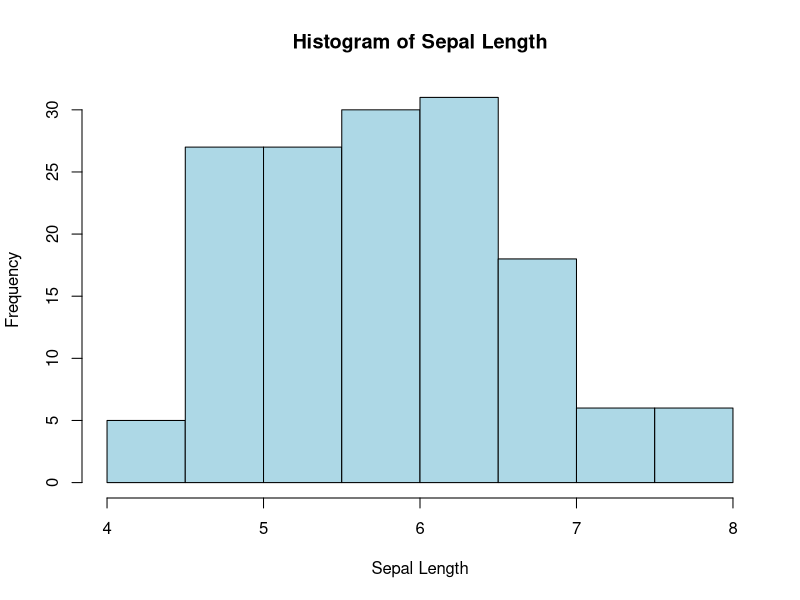
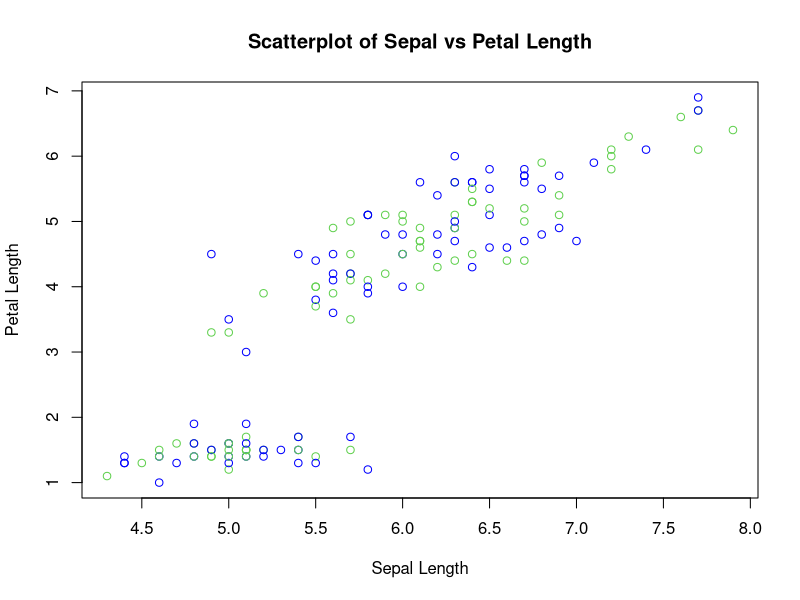
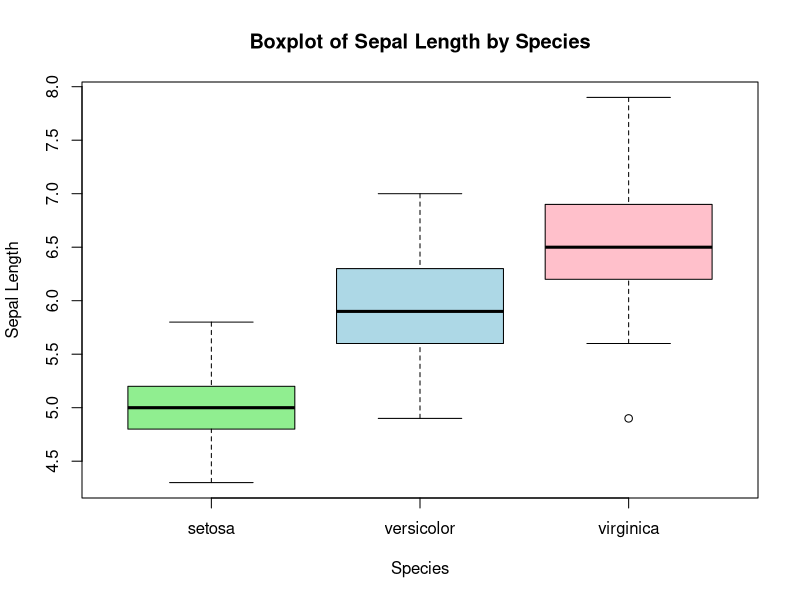

Write the R code that produced these figures, in order.
library(dplyr)
library(ggplot2)
library(modeest) # for mode
# Load dataset
data("iris")
# Descriptive statistics
mean(iris$Sepal.Length) # mean
median(iris$Sepal.Length) # median
mlv(iris$Sepal.Length, method="mfv") # mode
sd(iris$Sepal.Length) # standard deviation
range(iris$Sepal.Length) # min and max
summary(iris$Sepal.Length) # summary
# Histogram
hist(iris$Sepal.Length,
     main="Histogram of Sepal Length",
     xlab="Sepal Length", col="lightblue", border="black")
# Scatterplot
plot(iris$Sepal.Length, iris$Petal.Length,
     main="Scatterplot of Sepal vs Petal Length",
     xlab="Sepal Length", ylab="Petal Length",
     col=c("blue", pch=19))
# Boxplot
boxplot(Sepal.Length ~ Species, data=iris,
        main="Boxplot of Sepal Length by Species",
        xlab="Species", ylab="Sepal Length",
        col=c("lightgreen", "lightblue", "pink"))
